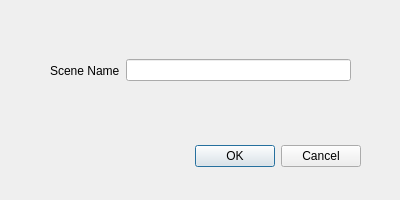
<?xml version="1.0" encoding="UTF-8"?>
<ui version="4.0">
 <class>SceneSaver</class>
 <widget class="QDialog" name="SceneSaver">
  <property name="geometry">
   <rect>
    <x>0</x>
    <y>0</y>
    <width>400</width>
    <height>200</height>
   </rect>
  </property>
  <property name="windowTitle">
   <string>Dialog</string>
  </property>
  <widget class="QDialogButtonBox" name="buttonBox">
   <property name="geometry">
    <rect>
     <x>40</x>
     <y>140</y>
     <width>321</width>
     <height>32</height>
    </rect>
   </property>
   <property name="orientation">
    <enum>Qt::Horizontal</enum>
   </property>
   <property name="standardButtons">
    <set>QDialogButtonBox::Cancel|QDialogButtonBox::Ok</set>
   </property>
  </widget>
  <widget class="QWidget" name="horizontalLayoutWidget">
   <property name="geometry">
    <rect>
     <x>40</x>
     <y>30</y>
     <width>321</width>
     <height>81</height>
    </rect>
   </property>
   <layout class="QHBoxLayout" name="horizontalLayout">
    <property name="leftMargin">
     <number>10</number>
    </property>
    <property name="rightMargin">
     <number>10</number>
    </property>
    <item>
     <widget class="QLabel" name="label">
      <property name="text">
       <string>Scene Name</string>
      </property>
     </widget>
    </item>
    <item>
     <widget class="QLineEdit" name="newSceneName"/>
    </item>
   </layout>
  </widget>
 </widget>
 <resources/>
 <connections>
  <connection>
   <sender>buttonBox</sender>
   <signal>accepted()</signal>
   <receiver>SceneSaver</receiver>
   <slot>accept()</slot>
   <hints>
    <hint type="sourcelabel">
     <x>248</x>
     <y>254</y>
    </hint>
    <hint type="destinationlabel">
     <x>157</x>
     <y>274</y>
    </hint>
   </hints>
  </connection>
  <connection>
   <sender>buttonBox</sender>
   <signal>rejected()</signal>
   <receiver>SceneSaver</receiver>
   <slot>reject()</slot>
   <hints>
    <hint type="sourcelabel">
     <x>316</x>
     <y>260</y>
    </hint>
    <hint type="destinationlabel">
     <x>286</x>
     <y>274</y>
    </hint>
   </hints>
  </connection>
 </connections>
</ui>
